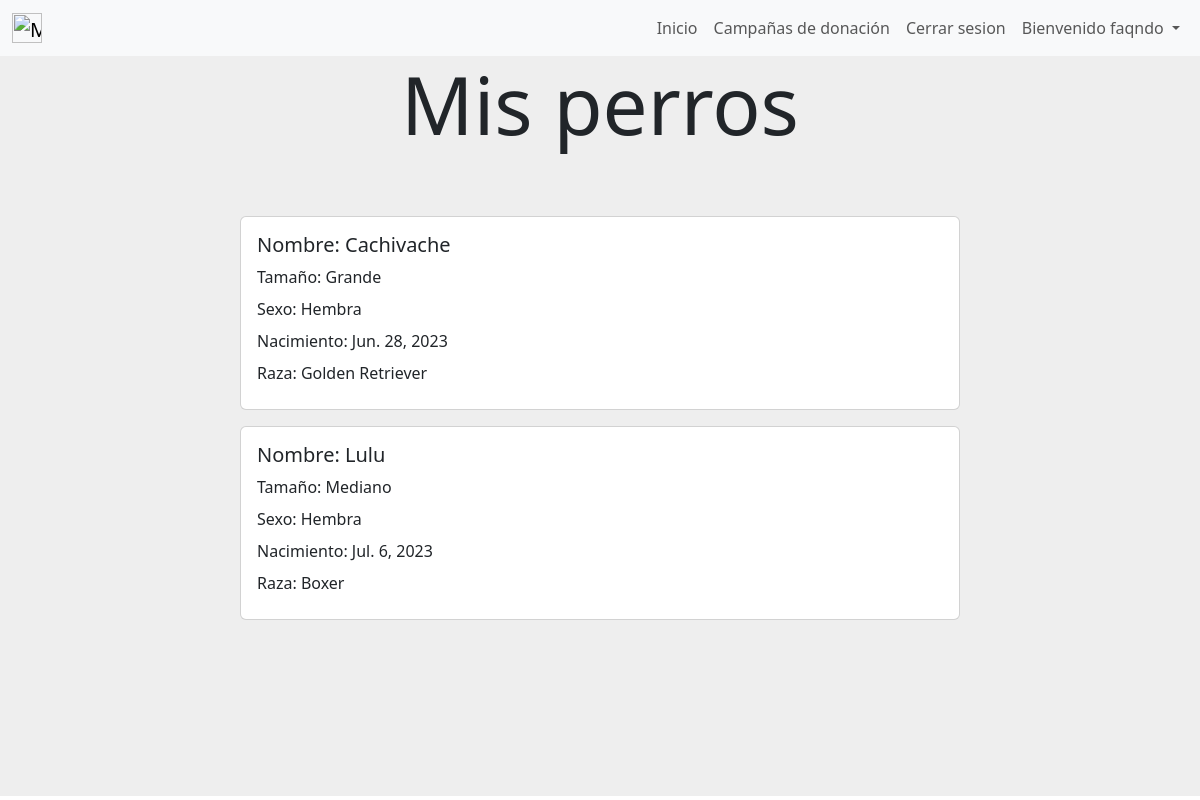
The app's page /mis_perros (signed in) with its own data.
### user/models.py (models this page shows)
class User(AbstractUser):
    dni = models.CharField(max_length=8, unique=True)
    email = models.EmailField(unique=True)

### gestion_de_mascotas/models.py (models this page shows, shortened)
class Perro(models.Model):
    nombre = models.CharField(verbose_name="Nombre",max_length=30)
    size = models.CharField(verbose_name="Tamaño", max_length=50)
    owner = models.ForeignKey(User, on_delete=models.CASCADE)
    raza = models.ForeignKey(Raza, on_delete=models.CASCADE, default=None, null=True)
    sexo = models.CharField(max_length=30,null=True, default=None)
    nacimiento = models.DateField()
    class Meta:
        unique_together = (('nombre', 'owner'))
        verbose_name='perro'
        verbose_name_plural='perros'

class Raza(models.Model):
    nombre = models.CharField(max_length=50)
    class Meta():
        verbose_name = "Raza"
        verbose_name_plural = "Razas"
    def __str__(self) :
        return self.nombre

### gestion_de_mascotas/views.py (the view)
# urls.py: path('mis_perros',views.mis_perros, name= "mis_perros"),
def mis_perros (request) :
    mis_perros=Perro.objects.filter(owner = request.user)
    return render(request,"gestion_de_mascotas/mis_perros.html",{"mis_perros":mis_perros})

### gestion_de_mascotas/templates/gestion_de_mascotas/mis_perros.html
{% extends "gestion_de_usuarios/base.html" %}
{% block content %}
{% if user.is_authenticated %}
<div style="background-color:#eee;height: 20%;text-align: center;">
    <h1 class="display-1">Mis perros</h1>
</div>
{% if mis_perros.count == 0 %}
<div style="background-color: #eee;background-position: center;background-size: cover; align-items: center;justify-content: center;display: flex;">
    <div class="card mb-3 element-home-color" style="width: 60%;">
        <div class="row g-0">
            <div class="card">
                <div class="card-body">
                    Aún no tienes ningún perro agregado.
                </div>
            </div>
        </div>
    </div>
</div>
{% else %}
        {% for perro in mis_perros %}
        <div style="background-color: #eee;background-position: center;background-size: cover; align-items: center;justify-content: center;display: flex;">
            <div class="card mb-3 element-home-color" style="width: 60%;">
                <div class="row g-0">
                <div class="col-md-8">
                    <div class="card-body">
                    <h5 class="card-title">Nombre: {{perro.nombre}}</h5>
                    <p class="card-title">Tamaño: {{perro.size}}</p>
                    <p class="card-title">Sexo: {{perro.sexo}}</p>
                    <p class="card-title">Nacimiento: {{perro.nacimiento}}</p>
                    <p class="card-title">Raza: {{perro.raza}}</p>
                    </div>
                </div>
                </div>
            </div>
        </div>
        {% endfor %}
<div style="background-color:#eee;height: 20%;">
</div>
{% endif %}
{% else %}
    <img src="https://st.depositphotos.com/31068556/51146/v/600/depositphotos_511461970-stock-illustration-concept-design-of-an-empty.jpg" class="img-fluid rounded-start" alt="..." style="border-radius: 4px;">
{% endif %}
{% endblock %}

### gestion_de_usuarios/templates/gestion_de_usuarios/base.html (shortened to what this page needs)
<nav class="navbar navbar-expand-lg navbar-light bg-light">
    <div class="container-fluid">
        <a class="navbar-brand mt-2 mt-lg-0" href="{% url 'home' %}">
          <img
            src="https://media.discordapp.net/attachments/1084960115909722185/1098246667553218660/image.png?width=970&height=609"
            height="30"
            alt="MDB Logo"
            loading="lazy"
          />
        </a>
        <div>
        <ul class=" navbar-nav me-auto mb-2 mb-lg-0 ">
          <li class="nav-item">
            <a class="nav-link"  href="{% url 'home' %}">Inicio</a>
          </li>
          <li class="nav-item">
            <a class="nav-link"  href="{% url 'ver_campanias_de_donacion' %}">Campañas de donación</a>
          </li>
          {% if user.is_authenticated %}
            <li class="nav-item">
              <a class="nav-link"  href="{% url 'cerrar_sesion' %}">Cerrar sesion</a>
            </li>
            {% if not user.is_superuser %}
            <li class="nav-item dropdown">
              <div class="dropdown">
                <a class="nav-link dropdown-toggle" href="#" role="button" data-bs-toggle="dropdown" aria-expanded="false">
                  Bienvenido {{user.username}}
                </a>
              </div>
            </li>
            {% endif %}
          {% endif %}
        </ul>
      </div>
    </div>
</nav>
    {% block content %}
    {% endblock %}
    <link href="https://cdn.jsdelivr.net/npm/bootstrap@5.3.0-alpha2/dist/css/bootstrap.min.css" rel="stylesheet">

### records on screen
User: username "faqndo"
Perro: nombre "Cachivache", size "Grande", sexo "Hembra", nacimiento "Jun. 28, 2023", raza "Golden Retriever"
Perro: nombre "Lulu", size "Mediano", sexo "Hembra", nacimiento "Jul. 6, 2023", raza "Boxer"
